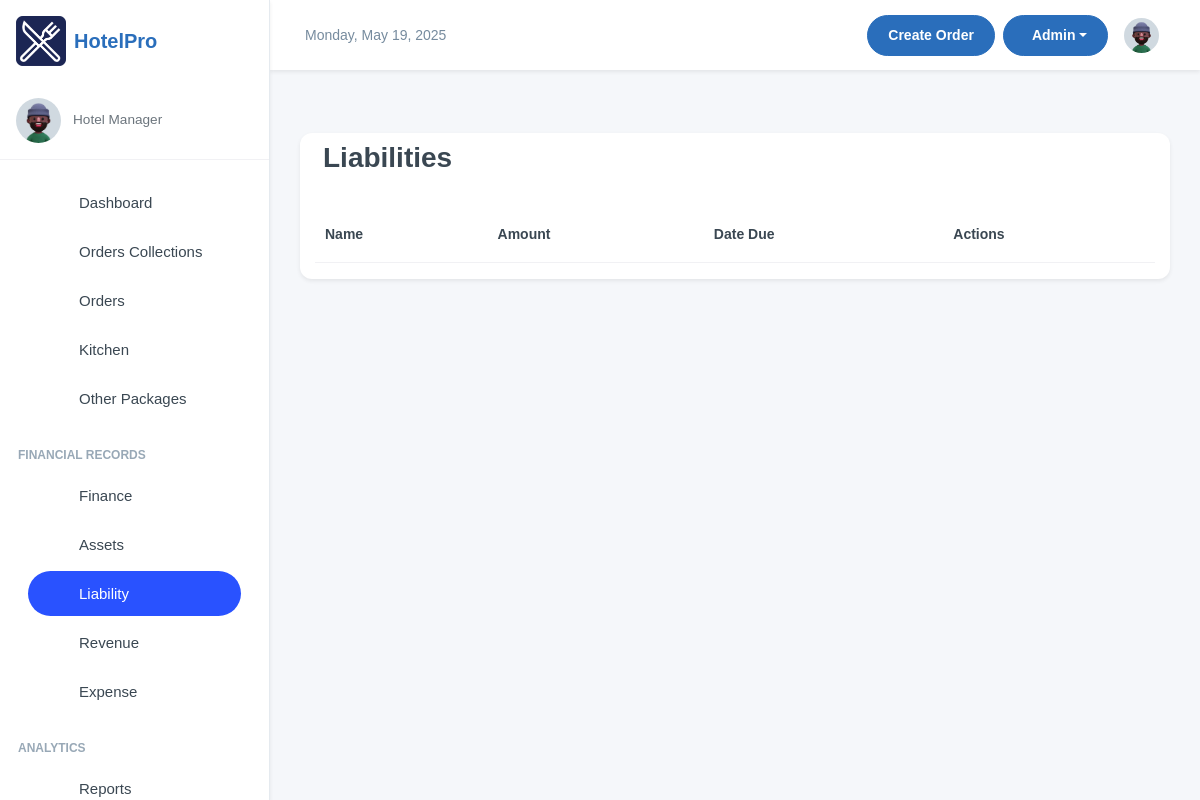
/finance/all-liabilities/ (signed in), run on an earlier commit of the app's database.
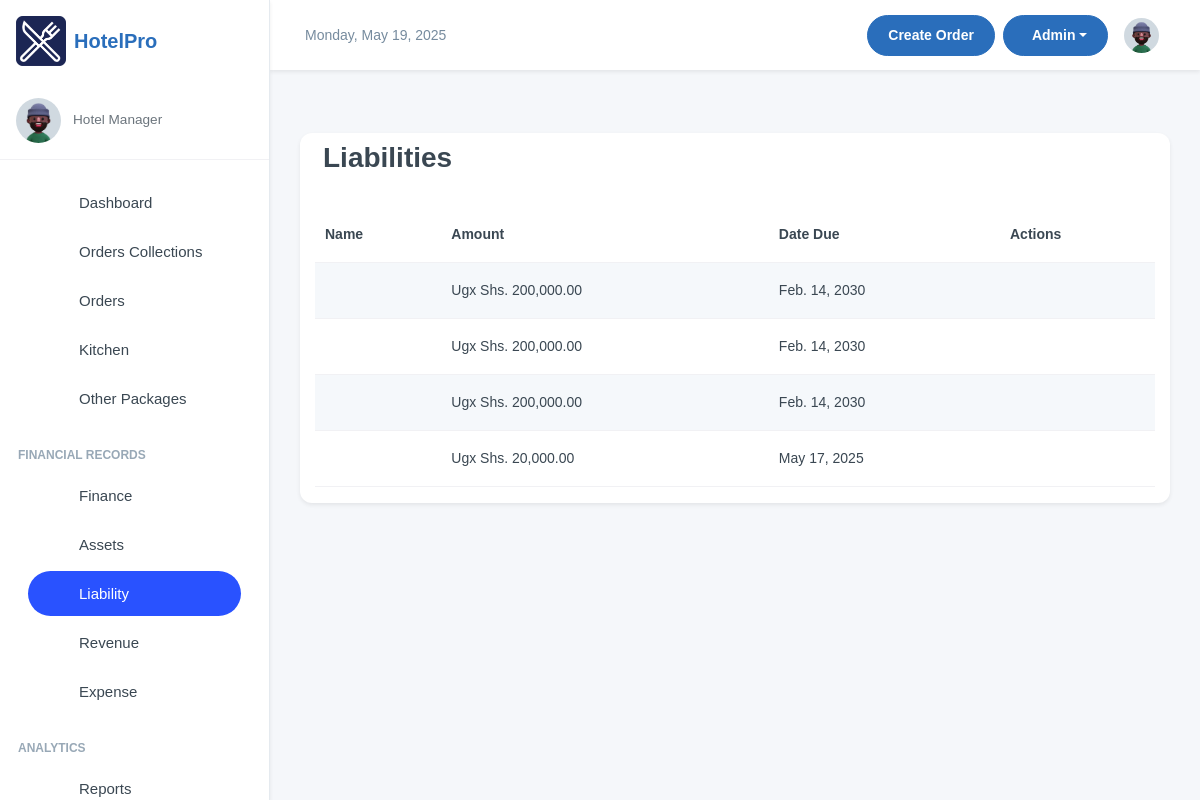
And on a later commit of the database.
### finance/models.py (models this page shows, shortened)
class Liability(models.Model):
    class LiabilityCategory(models.TextChoices):
        LOAN = 'LOAN', "Loan / Debt"
        PAYABLE = 'PAYABLE', "Accounts Payable"
        OTHER = 'OTHER', "Other"
    description = models.CharField(max_length=255, verbose_name="Liability Description")
    category = models.CharField(max_length=50, choices=LiabilityCategory.choices,
                                default=LiabilityCategory.OTHER, verbose_name="Liability Category")
    amount = models.DecimalField(max_digits=12, decimal_places=2)
    due_date = models.DateField(blank=True, null=True)
    attachment = models.FileField(upload_to="attachments/liability/", blank=True, null=True,
                                  help_text="Supporting document (optional).")
    created_by = models.ForeignKey(settings.AUTH_USER_MODEL, null=True, blank=True,
                                   on_delete=models.SET_NULL, related_name="liabilities_created", editable=False)
    updated_by = models.ForeignKey(settings.AUTH_USER_MODEL, null=True, blank=True,
                                   on_delete=models.SET_NULL, related_name="liabilities_updated", editable=False)
    is_active = models.BooleanField(default=True, verbose_name="Active")
    class Meta:
        verbose_name = "Liability"
        verbose_name_plural = "Liabilities"
        ordering = ["-due_date", "-id"]

### finance/views.py (the view)
# urls.py: path('all-liabilities/', views.liabities, name='liabilities'),
@login_required(login_url='/user/login/')
def liabities(request):
    all_liability = Liability.objects.filter(is_active=True).order_by('-due_date')
    paginator = Paginator(all_liability, 10)
    page_number = request.GET.get('page')
    page_obj = paginator.get_page(page_number)
    return render(request, "liability.html", {"all_liability": page_obj})

### finance/templates/liability.html
{% extends 'base.html' %}
{% load humanize %}
{% block content %}
<div class="card container mt-5">
  <h2 class="m-2">Liabilities</h2>
  <table class="table table-striped mt-4">
    <thead>
      <tr>
        <th> Name</th>
        <th>Amount</th>
        <th>Date Due </th>
        <th>Actions</th>
      </tr>
    </thead>
    <tbody>
      {% for liability in all_liability %}
      <tr>
        <td>{{ liability.name }}</td>
        <td>Ugx Shs. {{ liability.amount|intcomma }}</td>
        <td>{{ liability.due_date }}</td>
        <td>
        </td>
      </tr>
      {% endfor %}
    </tbody>
  </table>
</div>
{% endblock %}

### templates/base.html (shortened to what this page needs)
<!doctype html>
<html lang="en">
{% load static %}
<head>
    <link rel="stylesheet" href="{% static 'assets/css/styles.min.css' %}" />
</head>
<body>
    <div class="page-wrapper" id="main-wrapper" data-layout="vertical" data-navbarbg="skin6" data-sidebartype="full"
        data-sidebar-position="fixed" data-header-position="fixed">
        <aside class="left-sidebar">
            <div>
                <div class="brand-logo d-flex align-items-center justify-content-between p-3">
                    <a href="/" class="text-nowrap logo-img d-flex align-items-center">
                        <img style="width: 50px;" src="{% static 'assets/images/logos/hotel.png' %}" alt="Hotel Logo" />
                        <span class="hotel-name">HotelPro</span>
                    </a>
                </div>
                <div class="user-profile border-bottom pb-3">
                    <div class="d-flex align-items-center">
                        <img src="{% static 'assets/images/profile/user-1.jpg' %}" alt="User Profile" width="45"
                            height="45" class="rounded-circle">
                        <div class="user-info">
                            <p class="user-role mb-0">Hotel Manager</p>
                        </div>
                    </div>
                </div>
                <nav class="sidebar-nav scroll-sidebar mt-3" data-simplebar="">
                    <ul id="sidebarnav">
                        <li class="sidebar-item">
                            <a class="sidebar-link" href="/manager/" aria-expanded="false">
                                <span class="nav-icon">
                                </span>
                                <span class="hide-menu">Dashboard</span>
                            </a>
                        </li>
                        <li class="sidebar-item">
                            <a class="sidebar-link" href="/manager/orders_transactions/" aria-expanded="false">
                                <span class="nav-icon">
                                </span>
                                <span class="hide-menu">Orders Collections</span>
                            </a>
                        </li>
                        <li class="sidebar-item">
                            <a class="sidebar-link" href="/manager/orders/" aria-expanded="false">
                                <span class="nav-icon">
                                </span>
                                <span class="hide-menu">Orders</span>
                            </a>
                        </li>
                        <li class="sidebar-item">
                            <a class="sidebar-link" href="/kitchen/" aria-expanded="false">
                                <span class="nav-icon">
                                </span>
                                <span class="hide-menu">Kitchen</span>
                            </a>
                            <li class="sidebar-item">
                                <a class="sidebar-link" href="/others/packages/" aria-expanded="false">
                                    <span class="nav-icon">
                                    </span>
                                    <span class="hide-menu">Other Packages</span>
                                </a>
                            </li>
                             <li class="nav-small-cap">
                            <span class="hide-menu text-uppercase fw-bold text-muted">Financial Records</span>
                        </li>
                            <li class="sidebar-item">
                                <a class="sidebar-link" href="/finance/financial-report/" aria-expanded="false">
                                    <span class="nav-icon">
                                    </span>
                                    <span class="hide-menu">Finance</span>
                                </a>
                            </li>
                        <li class="sidebar-item">
                            <a class="sidebar-link" href="/finance/all-assets/" aria-expanded="false">
                                <span class="nav-icon">
                                </span>
                                <span class="hide-menu">Assets</span>
                            </a>
                        </li>
                                     <li class="sidebar-item">
                            <a class="sidebar-link" href="/finance/all-liabilities/" aria-expanded="false">
                                <span class="nav-icon">
                                </span>
                                <span class="hide-menu">Liability</span>
                            </a>
                        </li>
                                    <li class="sidebar-item">
                            <a class="sidebar-link" href="/finance/all-revenue/" aria-expanded="false">
                                <span class="nav-icon">
                                </span>
                                <span class="hide-menu">Revenue</span>
                            </a>
                        </li>
                                    <li class="sidebar-item">
                            <a class="sidebar-link" href="/finance/all-expense/" aria-expanded="false">
                                <span class="nav-icon">
                                </span>
                                <span class="hide-menu">Expense</span>
                            </a>
                        </li>
                        <li class="nav-small-cap">
                            <span class="hide-menu text-uppercase fw-bold text-muted">Analytics</span>
                        </li>
                        <li class="sidebar-item">
                            <a class="sidebar-link" href="/manager/reports/" aria-expanded="false">
                                <span class="nav-icon">
                                </span>
                                <span class="hide-menu">Reports</span>
                            </a>
                        </li>
                    </ul>
                </nav>
            </div>
        </aside>
        <div class="body-wrapper">
            <header class="app-header">
                <nav class="navbar navbar-expand-lg navbar-light">
                    <ul class="navbar-nav">
                        <li class="nav-item d-none d-md-block">
                            <div class="d-flex align-items-center">
                                <span id="currentDate" class="header-text"></span>
                            </div>
                        </li>
                    </ul>
                    <div class="navbar-collapse justify-content-end px-0" id="navbarNav">
                        <ul class="navbar-nav flex-row ms-auto align-items-center justify-content-end">
                            <li class="mx-2">
                                <a href="/manager/add-order/"
                                    class="btn btn-primary align-items-center justify-content-center">Create Order</a>
                            </li>
                            <li class="nav-item dropdown">
                                <a class="btn btn-primary dropdown-toggle d-flex align-items-center justify-content-center"
                                    href="#" id="createDropdown" role="button" data-bs-toggle="dropdown"
                                    aria-expanded="false">
                                    <span class="ms-2">Admin</span>
                                </a>
                            </li>
                            <li class="nav-item dropdown">
                                <a class="nav-link nav-icon-hover" href="javascript:void(0)" id="drop2"
                                    data-bs-toggle="dropdown" aria-expanded="false">
                                    <img src="{% static 'assets/images/profile/user-1.jpg' %}" alt="" width="35"
                                        height="35" class="rounded-circle">
                                </a>
                            </li>
                        </ul>
                    </div>
                </nav>
            </header>
            <div class="container-fluid">
                {% block content %}
                {% endblock content %}
            </div>
        </div>
    </div>
</body>
</html>

### templates/base.html (style rules this page uses)
:root { --primary-color: #2A6EBB; --secondary-color: #F8F9FA; --accent-color: #FFD700; --text-color: #333333; --success-color: #28a745; --danger-color: #dc3545; --warning-color: #ffc107; --info-color: #17a2b8; }
body { font-family: 'Poppins', sans-serif; background-color: #f5f7fa; }
.page-wrapper { background-color: #f5f7fa; }
.left-sidebar { background-color: #ffffff; box-shadow: 0 0.125rem 0.25rem rgba(0, 0, 0, 0.075); }
.sidebar-nav .sidebar-item .sidebar-link { color: var(--text-color); font-weight: 500; border-radius: 0.5rem; padding: 0.75rem 1.25rem; margin: 0.25rem 0.75rem; transition: all 0.2s ease; }
.sidebar-nav .sidebar-item .sidebar-link.active { background-color: var(--primary-color); color: white; }
.app-header { background-color: #ffffff; box-shadow: 0 0.125rem 0.25rem rgba(0, 0, 0, 0.075); }
.brand-logo { padding: 1rem; }
.nav-icon { display: flex; align-items: center; justify-content: center; width: 1.5rem; height: 1.5rem; margin-right: 0.75rem; color: var(--primary-color); }
.btn-primary { background-color: var(--primary-color); border-color: var(--primary-color); }
.card { border-radius: 0.75rem; border: none; box-shadow: 0 0.125rem 0.25rem rgba(0, 0, 0, 0.075); transition: transform 0.2s ease-in-out, box-shadow 0.2s ease-in-out; }
.hotel-name { font-weight: 600; margin-left: 0.5rem; font-size: 1.25rem; color: var(--primary-color); }
.user-profile { display: flex; align-items: center; padding: 1rem; }
.user-info { margin-left: 0.75rem; }
.user-role { font-size: 0.85rem; color: #6c757d; }

What changed in the data, as far as the page shows it:
added Liability: amount "200,000.00", due_date "Feb. 14, 2030"
added Liability: amount "200,000.00", due_date "Feb. 14, 2030"
added Liability: amount "200,000.00", due_date "Feb. 14, 2030"
added Liability: amount "20,000.00", due_date "May 17, 2025"
